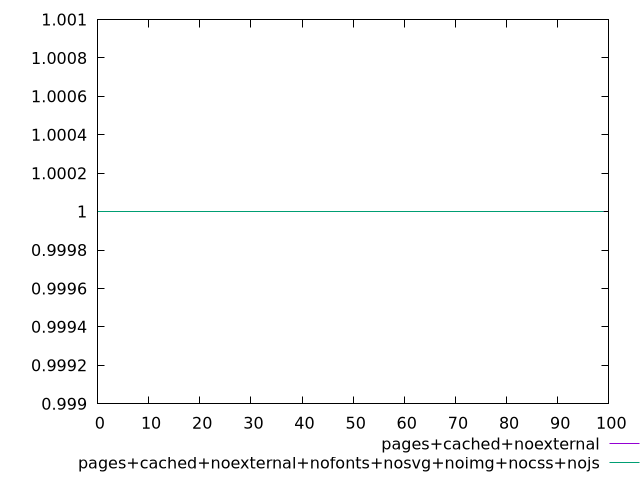

This chart was generated by the following gnuplot code:
$_pagesCachedNoexternal <<EOF
1
1
1
1
1
1
1
1
1
1
1
1
1
1
1
1
1
1
1
1
1
1
1
1
1
1
1
1
1
1
1
1
1
1
1
1
1
1
1
1
1
1
1
1
1
1
1
1
1
1
1
1
1
1
1
1
1
1
1
1
1
1
1
1
1
1
1
1
1
1
1
1
1
1
1
1
1
1
1
1
1
1
1
1
1
1
1
1
1
1
1
1
1
1
1
1
1
1
1
1
EOF
$_pagesCachedNoexternalNofontsNosvgNoimgNocssNojs <<EOF
1
1
1
1
1
1
1
1
1
1
1
1
1
1
1
1
1
1
1
1
1
1
1
1
1
1
1
1
1
1
1
1
1
1
1
1
1
1
1
1
1
1
1
1
1
1
1
1
1
1
1
1
1
1
1
1
1
1
1
1
1
1
1
1
1
1
1
1
1
1
1
1
1
1
1
1
1
1
1
1
1
1
1
1
1
1
1
1
1
1
1
1
1
1
1
1
1
1
1
1
EOF
set key outside below
set terminal pngcairo
set output "report_00004_2020-11-02T20-21-41.718Z/uses-passive-event-listeners/uses-passive-event-listeners_pages+cached+noexternal_pages+cached+noexternal+nofonts+nosvg+noimg+nocss+nojs.png"
set yrange [0.999:1.001]
plot $_pagesCachedNoexternal title "pages+cached+noexternal" with line ,$_pagesCachedNoexternalNofontsNosvgNoimgNocssNojs title "pages+cached+noexternal+nofonts+nosvg+noimg+nocss+nojs" with line ,
